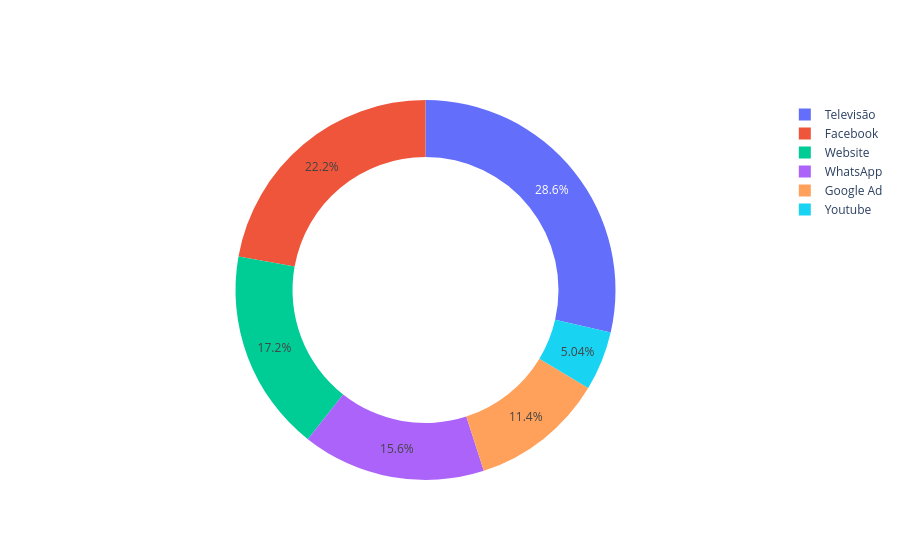

The notebook cell saved with this chart:
### Code cell
#Propaganda em PieChart
df4 = df.groupby('Meio de Propaganda')['Valor Pago'].sum().reset_index()

fig4 = go.Figure()
fig4.add_trace(go.Pie(labels=df4['Meio de Propaganda'], values=df4['Valor Pago'], hole=.7))

fig4.show()

### Figure 1 — Plotly figure (JSON) as saved in the notebook; plotly's stock layout.template omitted (floating-point values rounded to 4 significant figures)
{"data": [{"hole": 0.7, "labels": ["Facebook", "Google Ad", "Televisão", "Website", "WhatsApp", "Youtube"], "type": "pie", "values": [3546000000, 1823000000, 4572000000, 2749000000, 2494000000, 806000000]}], "layout": {}}
